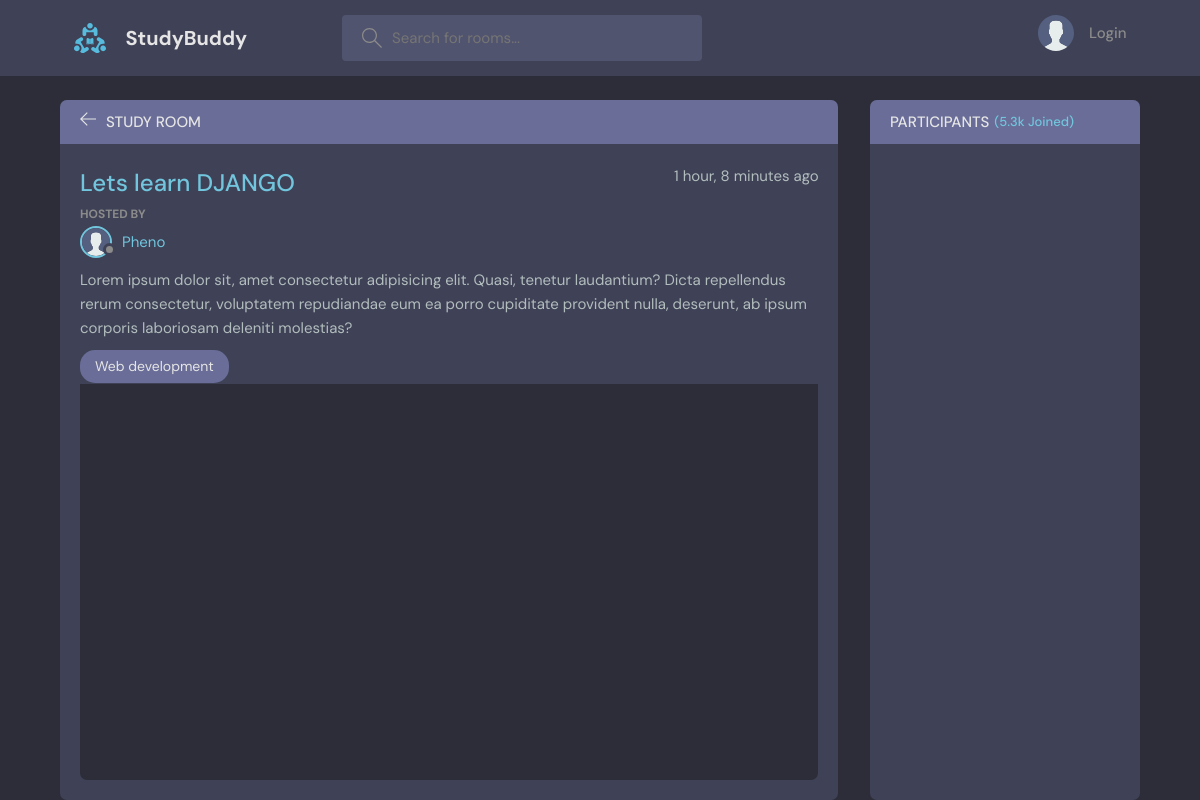
Page /room/5 on the earlier database version.
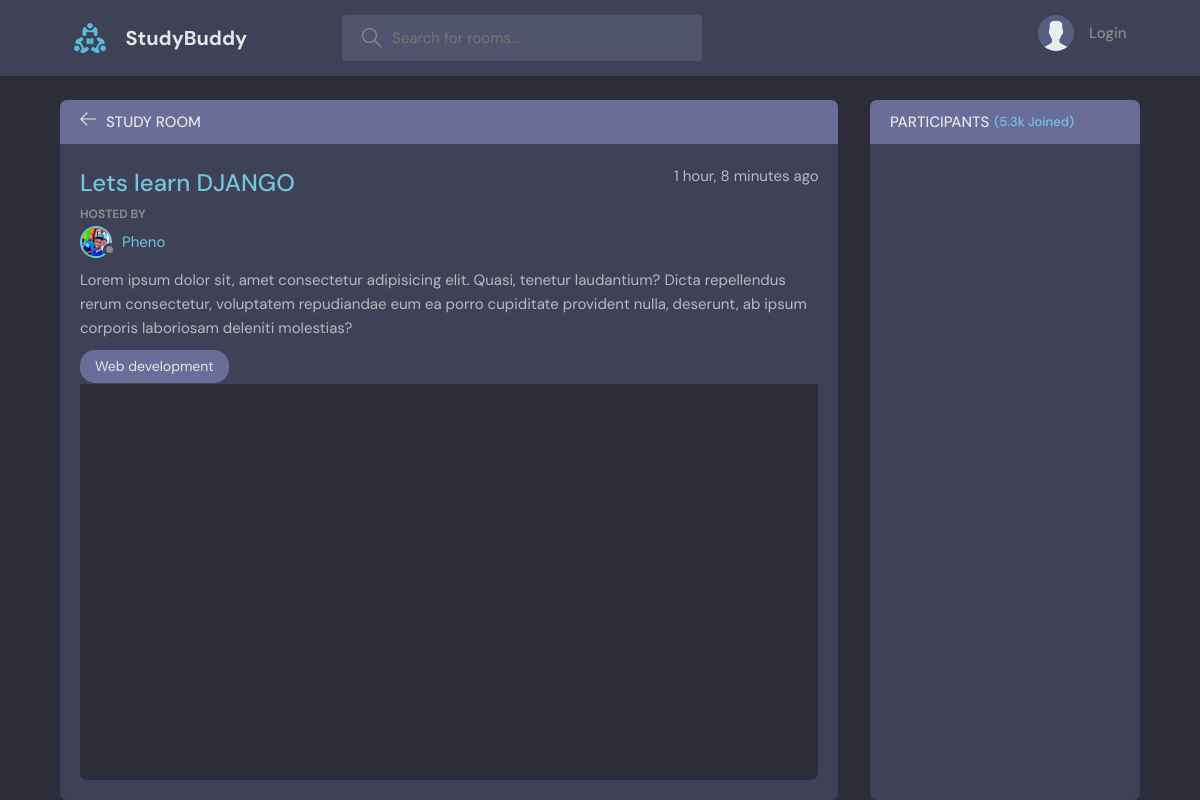
Same page on the later database version.
### base/models.py (models this page shows)
class Room(models.Model):
    host = models.ForeignKey(User, on_delete=models.SET_NULL, null=True)
    topic = models.ForeignKey(Topic,  on_delete=models.SET_NULL, null=True)
    name = models.CharField(max_length=200, )
    participants = models.ManyToManyField(User, related_name='participants', blank=True)
    description = models.TextField(null=True, blank=True)
    updated = models.DateTimeField(auto_now=True)
    created = models.DateTimeField(auto_now_add=True)
    class Meta:
        ordering = ['-updated','-created']
    def __str__(self):
        return self.name

class User(AbstractUser):
    full_name = models.CharField(max_length=200)
    username = models.CharField(max_length=200)
    email = models.EmailField(unique=True)
    bio = models.TextField(null=True, blank=True)
    avatar = models.ImageField(null=True, default="avatar.svg")
    USERNAME_FIELD = 'email'
    REQUIRED_FIELDS = ['username']
    def __str__(self):
        return self.username

class Topic(models.Model):
    name = models.CharField(max_length=200)
    def __str__(self):
        return self.name

### base/views.py (the view, shortened to what this page needs)
# urls.py: path('room/', views.rooms ),
def room(request, pk):
    room = Room.objects.get(id=pk)
    messages = room.message_set.all()
    participants = room.participants.all()
    context = {'room':room, 'messages': messages, 'participants': participants}
    return render(request, 'base/room.html', context)

### base/templates/base/room.html (shortened to what this page needs)
{% extends 'main.html' %} {% block content %}
<main class="profile-page layout layout--2">
  <div class="container">
    <div class="room">
      <div class="room__top">
        <div class="room__topLeft">
          <a href="{% url 'home' %}">
            <svg
              version="1.1"
              xmlns="http://www.w3.org/2000/svg"
              width="32"
              height="32"
              viewBox="0 0 32 32"
            >
              <title>arrow-left</title>
              <path
                d="M13.723 2.286l-13.723 13.714 13.719 13.714 1.616-1.611-10.96-10.96h27.625v-2.286h-27.625l10.965-10.965-1.616-1.607z"
              ></path>
            </svg>
          </a>
          <h3>Study Room</h3>
        </div>
      </div>
      <div class="room__box scroll">
        <div class="room__header scroll">
          <div class="room__info">
            <h3>{{room}}</h3>
            <span>{{room.created|timesince}} ago</span>
          </div>
          <div class="room__hosted">
            <p>Hosted By</p>
            <a href="{% url 'profile' room.host.id %}" class="room__author">
              <div class="avatar avatar--small">
                <img src="{{room.host.avatar.url}}" />
              </div>
              <span>{{room.host}}</span>
            </a>
          </div>
          <div class="room__details">
            Lorem ipsum dolor sit, amet consectetur adipisicing elit. Quasi,
            tenetur laudantium? Dicta repellendus rerum consectetur, voluptatem
            repudiandae eum ea porro cupiditate provident nulla, deserunt, ab
            ipsum corporis laboriosam deleniti molestias?
          </div>
          <span class="room__topics">{{room.topic}}</span>
        </div>
        <div class="room__conversation">
          <div class="threads scroll">
          </div>
        </div>
      </div>
    </div>
    <div class="participants">
      <h3 class="participants__top">Participants <span>(5.3k Joined)</span></h3>
      <div class="participants__list scroll">
      </div>
    </div>
  </div>
</main>
{% endblock %}

Differences in the rows shown:
changed through a linked row, Room "Lets learn DJANGO": host.avatar: picture added in place of a placeholder
